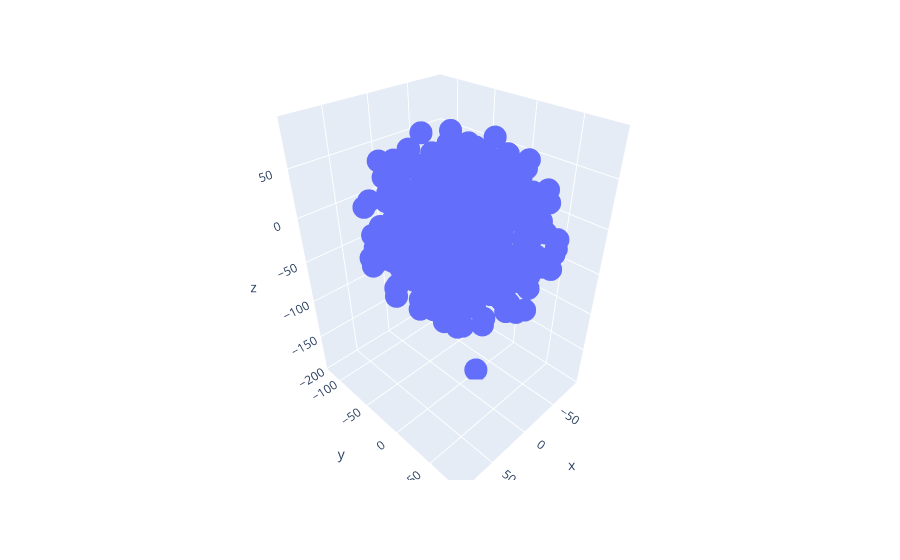

Source (notebook cell):
### Code cell
import plotly.express as px
import pandas as pd

# Suponiendo que tus embeddings están en la variable `embeddings`
df = pd.DataFrame(embeddings_3d, columns=['x', 'y', 'z'])
fig = px.scatter_3d(df, x='x', y='y', z='z')
fig.show()

### Figure 1 — Plotly figure (JSON) as saved in the notebook; plotly's stock layout.template omitted (floating-point values rounded to 4 significant figures; data arrays with more than 128 entries replaced by an {"elided": "..."} marker saying what was removed)
{"data": [{"hovertemplate": "x=%{x}<br>y=%{y}<br>z=%{z}<extra></extra>", "legendgroup": "", "marker": {"color": "#636efa", "symbol": "circle"}, "mode": "markers", "name": "", "scene": "scene", "showlegend": false, "type": "scatter3d", "x": {"elided": "300 float values"}, "y": {"elided": "300 float values"}, "z": {"elided": "300 float values"}}], "layout": {"autosize": true, "legend": {"tracegroupgap": 0}, "margin": {"t": 60}, "scene": {"aspectmode": "auto", "aspectratio": {"x": 0.8177, "y": 0.9458, "z": 1.293}, "domain": {"x": [0, 1], "y": [0, 1]}, "xaxis": {"title": {"text": "x"}, "type": "linear"}, "yaxis": {"title": {"text": "y"}, "type": "linear"}, "zaxis": {"title": {"text": "z"}, "type": "linear"}}}}
